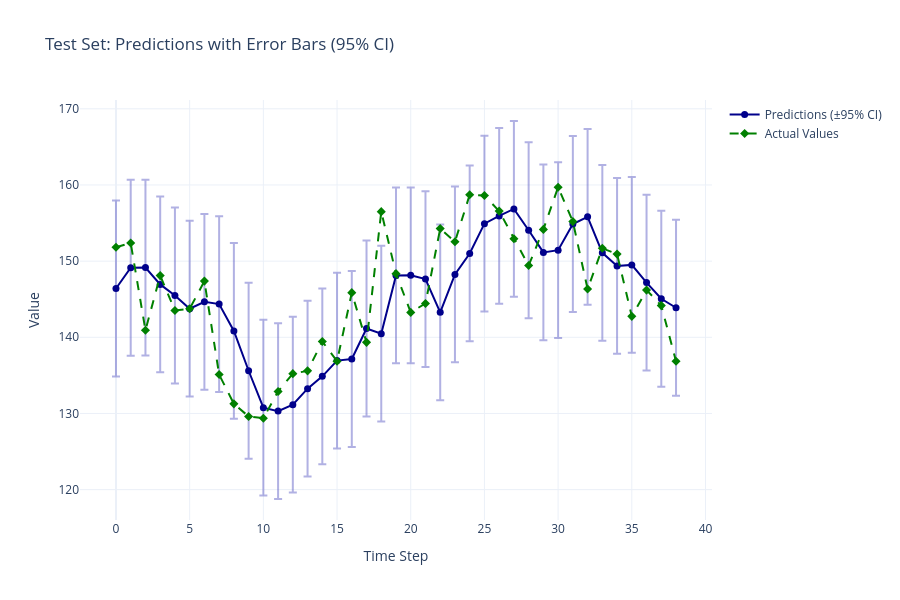

The code cell stored with this chart in its notebook:
### Code cell
# Alternative: Using Plotly error bars
fig_errorbars = go.Figure()

# Add predictions with error bars
fig_errorbars.add_trace(go.Scatter(
    x=time_index,
    y=y_pred_test,
    error_y=dict(
        type='data',
        array=margin_of_error * np.ones_like(y_pred_test),
        visible=True,
        color='rgba(100, 100, 200, 0.5)'
    ),
    mode='lines+markers',
    name='Predictions (±95% CI)',
    line=dict(color='darkblue', width=2),
    marker=dict(size=7, color='darkblue')
))

# Add actual values
fig_errorbars.add_trace(go.Scatter(
    x=time_index,
    y=y_test,
    mode='lines+markers',
    name='Actual Values',
    line=dict(color='green', width=2, dash='dash'),
    marker=dict(size=7, color='green', symbol='diamond')
))

fig_errorbars.update_layout(
    title='Test Set: Predictions with Error Bars (95% CI)',
    xaxis_title='Time Step',
    yaxis_title='Value',
    hovermode='x unified',
    height=600,
    template='plotly_white',
    font=dict(size=12)
)

fig_errorbars.show()

print("\n✓ Two ways to visualize confidence intervals in Plotly:")
print("  1. Shaded area (continuous), 2. Error bars (discrete points)")

### Figure 1 — Plotly figure (JSON) as saved in the notebook; plotly's stock layout.template omitted (floating-point values rounded to 4 significant figures)
{"data": [{"error_y": {"array": [11.54, 11.54, 11.54, 11.54, 11.54, 11.54, 11.54, 11.54, 11.54, 11.54, 11.54, 11.54, 11.54, 11.54, 11.54, 11.54, 11.54, 11.54, 11.54, 11.54, 11.54, 11.54, 11.54, 11.54, 11.54, 11.54, 11.54, 11.54, 11.54, 11.54, 11.54, 11.54, 11.54, 11.54, 11.54, 11.54, 11.54, 11.54, 11.54], "color": "rgba(100, 100, 200, 0.5)", "type": "data", "visible": true}, "line": {"color": "darkblue", "width": 2}, "marker": {"color": "darkblue", "size": 7}, "mode": "lines+markers", "name": "Predictions (±95% CI)", "type": "scatter", "x": [0, 1, 2, 3, 4, 5, 6, 7, 8, 9, 10, 11, 12, 13, 14, 15, 16, 17, 18, 19, 20, 21, 22, 23, 24, 25, 26, 27, 28, 29, 30, 31, 32, 33, 34, 35, 36, 37, 38], "y": [146.4, 149.1, 149.2, 146.9, 145.5, 143.8, 144.7, 144.4, 140.8, 135.6, 130.8, 130.3, 131.2, 133.3, 134.9, 136.9, 137.2, 141.2, 140.5, 148.1, 148.1, 147.6, 143.3, 148.3, 151.0, 154.9, 155.9, 156.9, 154.1, 151.1, 151.4, 154.9, 155.8, 151.1, 149.4, 149.5, 147.2, 145.1, 143.9]}, {"line": {"color": "green", "dash": "dash", "width": 2}, "marker": {"color": "green", "size": 7, "symbol": "diamond"}, "mode": "lines+markers", "name": "Actual Values", "type": "scatter", "x": [0, 1, 2, 3, 4, 5, 6, 7, 8, 9, 10, 11, 12, 13, 14, 15, 16, 17, 18, 19, 20, 21, 22, 23, 24, 25, 26, 27, 28, 29, 30, 31, 32, 33, 34, 35, 36, 37, 38], "y": [151.8, 152.4, 140.9, 148.1, 143.5, 143.7, 147.4, 135.1, 131.3, 129.6, 129.4, 132.9, 135.2, 135.6, 139.4, 136.9, 145.9, 139.3, 156.5, 148.4, 143.3, 144.4, 154.3, 152.5, 158.7, 158.6, 156.6, 152.9, 149.4, 154.2, 159.7, 155.2, 146.3, 151.7, 150.9, 142.7, 146.2, 144.2, 136.9]}], "layout": {"font": {"size": 12}, "height": 600, "hovermode": "x unified", "title": {"text": "Test Set: Predictions with Error Bars (95% CI)"}, "xaxis": {"title": {"text": "Time Step"}}, "yaxis": {"title": {"text": "Value"}}}}
